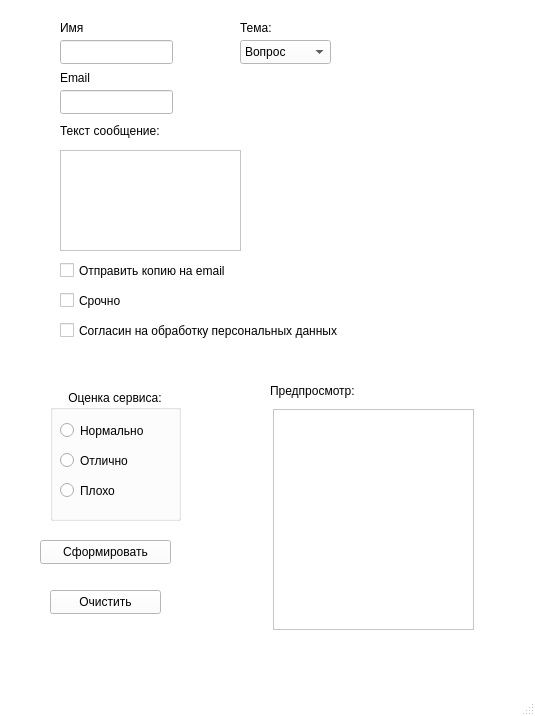
<?xml version="1.0" encoding="UTF-8"?>
<ui version="4.0">
 <class>MainWindow</class>
 <widget class="QMainWindow" name="MainWindow">
  <property name="geometry">
   <rect>
    <x>0</x>
    <y>0</y>
    <width>535</width>
    <height>716</height>
   </rect>
  </property>
  <property name="palette">
   <palette>
    <active>
     <colorrole role="WindowText">
      <brush brushstyle="SolidPattern">
       <color alpha="255">
        <red>0</red>
        <green>0</green>
        <blue>0</blue>
       </color>
      </brush>
     </colorrole>
     <colorrole role="Button">
      <brush brushstyle="SolidPattern">
       <color alpha="255">
        <red>255</red>
        <green>255</green>
        <blue>255</blue>
       </color>
      </brush>
     </colorrole>
     <colorrole role="Light">
      <brush brushstyle="SolidPattern">
       <color alpha="255">
        <red>255</red>
        <green>255</green>
        <blue>255</blue>
       </color>
      </brush>
     </colorrole>
     <colorrole role="Midlight">
      <brush brushstyle="SolidPattern">
       <color alpha="255">
        <red>255</red>
        <green>255</green>
        <blue>255</blue>
       </color>
      </brush>
     </colorrole>
     <colorrole role="Dark">
      <brush brushstyle="SolidPattern">
       <color alpha="255">
        <red>127</red>
        <green>127</green>
        <blue>127</blue>
       </color>
      </brush>
     </colorrole>
     <colorrole role="Mid">
      <brush brushstyle="SolidPattern">
       <color alpha="255">
        <red>170</red>
        <green>170</green>
        <blue>170</blue>
       </color>
      </brush>
     </colorrole>
     <colorrole role="Text">
      <brush brushstyle="SolidPattern">
       <color alpha="255">
        <red>0</red>
        <green>0</green>
        <blue>0</blue>
       </color>
      </brush>
     </colorrole>
     <colorrole role="BrightText">
      <brush brushstyle="SolidPattern">
       <color alpha="255">
        <red>255</red>
        <green>255</green>
        <blue>255</blue>
       </color>
      </brush>
     </colorrole>
     <colorrole role="ButtonText">
      <brush brushstyle="SolidPattern">
       <color alpha="255">
        <red>0</red>
        <green>0</green>
        <blue>0</blue>
       </color>
      </brush>
     </colorrole>
     <colorrole role="Base">
      <brush brushstyle="SolidPattern">
       <color alpha="255">
        <red>255</red>
        <green>255</green>
        <blue>255</blue>
       </color>
      </brush>
     </colorrole>
     <colorrole role="Window">
      <brush brushstyle="SolidPattern">
       <color alpha="255">
        <red>255</red>
        <green>255</green>
        <blue>255</blue>
       </color>
      </brush>
     </colorrole>
     <colorrole role="Shadow">
      <brush brushstyle="SolidPattern">
       <color alpha="255">
        <red>0</red>
        <green>0</green>
        <blue>0</blue>
       </color>
      </brush>
     </colorrole>
     <colorrole role="AlternateBase">
      <brush brushstyle="SolidPattern">
       <color alpha="255">
        <red>255</red>
        <green>255</green>
        <blue>255</blue>
       </color>
      </brush>
     </colorrole>
     <colorrole role="ToolTipBase">
      <brush brushstyle="SolidPattern">
       <color alpha="255">
        <red>255</red>
        <green>255</green>
        <blue>220</blue>
       </color>
      </brush>
     </colorrole>
     <colorrole role="ToolTipText">
      <brush brushstyle="SolidPattern">
       <color alpha="255">
        <red>0</red>
        <green>0</green>
        <blue>0</blue>
       </color>
      </brush>
     </colorrole>
     <colorrole role="PlaceholderText">
      <brush brushstyle="SolidPattern">
       <color alpha="127">
        <red>0</red>
        <green>0</green>
        <blue>0</blue>
       </color>
      </brush>
     </colorrole>
     <colorrole role="Accent">
      <brush brushstyle="SolidPattern">
       <color alpha="255">
        <red>255</red>
        <green>255</green>
        <blue>255</blue>
       </color>
      </brush>
     </colorrole>
    </active>
    <inactive>
     <colorrole role="WindowText">
      <brush brushstyle="SolidPattern">
       <color alpha="255">
        <red>0</red>
        <green>0</green>
        <blue>0</blue>
       </color>
      </brush>
     </colorrole>
     <colorrole role="Button">
      <brush brushstyle="SolidPattern">
       <color alpha="255">
        <red>255</red>
        <green>255</green>
        <blue>255</blue>
       </color>
      </brush>
     </colorrole>
     <colorrole role="Light">
      <brush brushstyle="SolidPattern">
       <color alpha="255">
        <red>255</red>
        <green>255</green>
        <blue>255</blue>
       </color>
      </brush>
     </colorrole>
     <colorrole role="Midlight">
      <brush brushstyle="SolidPattern">
       <color alpha="255">
        <red>255</red>
        <green>255</green>
        <blue>255</blue>
       </color>
      </brush>
     </colorrole>
     <colorrole role="Dark">
      <brush brushstyle="SolidPattern">
       <color alpha="255">
        <red>127</red>
        <green>127</green>
        <blue>127</blue>
       </color>
      </brush>
     </colorrole>
     <colorrole role="Mid">
      <brush brushstyle="SolidPattern">
       <color alpha="255">
        <red>170</red>
        <green>170</green>
        <blue>170</blue>
       </color>
      </brush>
     </colorrole>
     <colorrole role="Text">
      <brush brushstyle="SolidPattern">
       <color alpha="255">
        <red>0</red>
        <green>0</green>
        <blue>0</blue>
       </color>
      </brush>
     </colorrole>
     <colorrole role="BrightText">
      <brush brushstyle="SolidPattern">
       <color alpha="255">
        <red>255</red>
        <green>255</green>
        <blue>255</blue>
       </color>
      </brush>
     </colorrole>
     <colorrole role="ButtonText">
      <brush brushstyle="SolidPattern">
       <color alpha="255">
        <red>0</red>
        <green>0</green>
        <blue>0</blue>
       </color>
      </brush>
     </colorrole>
     <colorrole role="Base">
      <brush brushstyle="SolidPattern">
       <color alpha="255">
        <red>255</red>
        <green>255</green>
        <blue>255</blue>
       </color>
      </brush>
     </colorrole>
     <colorrole role="Window">
      <brush brushstyle="SolidPattern">
       <color alpha="255">
        <red>255</red>
        <green>255</green>
        <blue>255</blue>
       </color>
      </brush>
     </colorrole>
     <colorrole role="Shadow">
      <brush brushstyle="SolidPattern">
       <color alpha="255">
        <red>0</red>
        <green>0</green>
        <blue>0</blue>
       </color>
      </brush>
     </colorrole>
     <colorrole role="AlternateBase">
      <brush brushstyle="SolidPattern">
       <color alpha="255">
        <red>255</red>
        <green>255</green>
        <blue>255</blue>
       </color>
      </brush>
     </colorrole>
     <colorrole role="ToolTipBase">
      <brush brushstyle="SolidPattern">
       <color alpha="255">
        <red>255</red>
        <green>255</green>
        <blue>220</blue>
       </color>
      </brush>
     </colorrole>
     <colorrole role="ToolTipText">
      <brush brushstyle="SolidPattern">
       <color alpha="255">
        <red>0</red>
        <green>0</green>
        <blue>0</blue>
       </color>
      </brush>
     </colorrole>
     <colorrole role="PlaceholderText">
      <brush brushstyle="SolidPattern">
       <color alpha="127">
        <red>0</red>
        <green>0</green>
        <blue>0</blue>
       </color>
      </brush>
     </colorrole>
     <colorrole role="Accent">
      <brush brushstyle="SolidPattern">
       <color alpha="255">
        <red>255</red>
        <green>255</green>
        <blue>255</blue>
       </color>
      </brush>
     </colorrole>
    </inactive>
    <disabled>
     <colorrole role="WindowText">
      <brush brushstyle="SolidPattern">
       <color alpha="255">
        <red>127</red>
        <green>127</green>
        <blue>127</blue>
       </color>
      </brush>
     </colorrole>
     <colorrole role="Button">
      <brush brushstyle="SolidPattern">
       <color alpha="255">
        <red>255</red>
        <green>255</green>
        <blue>255</blue>
       </color>
      </brush>
     </colorrole>
     <colorrole role="Light">
      <brush brushstyle="SolidPattern">
       <color alpha="255">
        <red>255</red>
        <green>255</green>
        <blue>255</blue>
       </color>
      </brush>
     </colorrole>
     <colorrole role="Midlight">
      <brush brushstyle="SolidPattern">
       <color alpha="255">
        <red>255</red>
        <green>255</green>
        <blue>255</blue>
       </color>
      </brush>
     </colorrole>
     <colorrole role="Dark">
      <brush brushstyle="SolidPattern">
       <color alpha="255">
        <red>127</red>
        <green>127</green>
        <blue>127</blue>
       </color>
      </brush>
     </colorrole>
     <colorrole role="Mid">
      <brush brushstyle="SolidPattern">
       <color alpha="255">
        <red>170</red>
        <green>170</green>
        <blue>170</blue>
       </color>
      </brush>
     </colorrole>
     <colorrole role="Text">
      <brush brushstyle="SolidPattern">
       <color alpha="255">
        <red>127</red>
        <green>127</green>
        <blue>127</blue>
       </color>
      </brush>
     </colorrole>
     <colorrole role="BrightText">
      <brush brushstyle="SolidPattern">
       <color alpha="255">
        <red>255</red>
        <green>255</green>
        <blue>255</blue>
       </color>
      </brush>
     </colorrole>
     <colorrole role="ButtonText">
      <brush brushstyle="SolidPattern">
       <color alpha="255">
        <red>127</red>
        <green>127</green>
        <blue>127</blue>
       </color>
      </brush>
     </colorrole>
     <colorrole role="Base">
      <brush brushstyle="SolidPattern">
       <color alpha="255">
        <red>255</red>
        <green>255</green>
        <blue>255</blue>
       </color>
      </brush>
     </colorrole>
     <colorrole role="Window">
      <brush brushstyle="SolidPattern">
       <color alpha="255">
        <red>255</red>
        <green>255</green>
        <blue>255</blue>
       </color>
      </brush>
     </colorrole>
     <colorrole role="Shadow">
      <brush brushstyle="SolidPattern">
       <color alpha="255">
        <red>0</red>
        <green>0</green>
        <blue>0</blue>
       </color>
      </brush>
     </colorrole>
     <colorrole role="AlternateBase">
      <brush brushstyle="SolidPattern">
       <color alpha="255">
        <red>255</red>
        <green>255</green>
        <blue>255</blue>
       </color>
      </brush>
     </colorrole>
     <colorrole role="ToolTipBase">
      <brush brushstyle="SolidPattern">
       <color alpha="255">
        <red>255</red>
        <green>255</green>
        <blue>220</blue>
       </color>
      </brush>
     </colorrole>
     <colorrole role="ToolTipText">
      <brush brushstyle="SolidPattern">
       <color alpha="255">
        <red>0</red>
        <green>0</green>
        <blue>0</blue>
       </color>
      </brush>
     </colorrole>
     <colorrole role="PlaceholderText">
      <brush brushstyle="SolidPattern">
       <color alpha="127">
        <red>127</red>
        <green>127</green>
        <blue>127</blue>
       </color>
      </brush>
     </colorrole>
     <colorrole role="Accent">
      <brush brushstyle="SolidPattern">
       <color alpha="255">
        <red>255</red>
        <green>255</green>
        <blue>255</blue>
       </color>
      </brush>
     </colorrole>
    </disabled>
   </palette>
  </property>
  <property name="windowTitle">
   <string>MainWindow</string>
  </property>
  <widget class="QWidget" name="centralwidget">
   <widget class="QLabel" name="label">
    <property name="geometry">
     <rect>
      <x>270</x>
      <y>380</y>
      <width>141</width>
      <height>21</height>
     </rect>
    </property>
    <property name="text">
     <string>Предпросмотр:</string>
    </property>
   </widget>
   <widget class="QPushButton" name="rya">
    <property name="geometry">
     <rect>
      <x>40</x>
      <y>540</y>
      <width>131</width>
      <height>24</height>
     </rect>
    </property>
    <property name="text">
     <string>Сформировать</string>
    </property>
   </widget>
   <widget class="QPushButton" name="ozi">
    <property name="geometry">
     <rect>
      <x>50</x>
      <y>590</y>
      <width>111</width>
      <height>24</height>
     </rect>
    </property>
    <property name="text">
     <string>Очистить</string>
    </property>
   </widget>
   <widget class="QLineEdit" name="name">
    <property name="geometry">
     <rect>
      <x>60</x>
      <y>40</y>
      <width>113</width>
      <height>24</height>
     </rect>
    </property>
   </widget>
   <widget class="QLineEdit" name="email">
    <property name="geometry">
     <rect>
      <x>60</x>
      <y>90</y>
      <width>113</width>
      <height>24</height>
     </rect>
    </property>
   </widget>
   <widget class="QComboBox" name="box">
    <property name="geometry">
     <rect>
      <x>240</x>
      <y>40</y>
      <width>91</width>
      <height>24</height>
     </rect>
    </property>
    <item>
     <property name="text">
      <string>Вопрос </string>
     </property>
    </item>
    <item>
     <property name="text">
      <string>Ошибка</string>
     </property>
    </item>
    <item>
     <property name="text">
      <string>Предложение </string>
     </property>
    </item>
    <item>
     <property name="text">
      <string>Другое</string>
     </property>
    </item>
   </widget>
   <widget class="QCheckBox" name="checkBox">
    <property name="geometry">
     <rect>
      <x>60</x>
      <y>260</y>
      <width>201</width>
      <height>21</height>
     </rect>
    </property>
    <property name="text">
     <string>Отправить копию на email</string>
    </property>
   </widget>
   <widget class="QCheckBox" name="checkBox_2">
    <property name="geometry">
     <rect>
      <x>60</x>
      <y>290</y>
      <width>77</width>
      <height>21</height>
     </rect>
    </property>
    <property name="text">
     <string>Срочно</string>
    </property>
   </widget>
   <widget class="QCheckBox" name="checkBox_3">
    <property name="geometry">
     <rect>
      <x>60</x>
      <y>320</y>
      <width>291</width>
      <height>21</height>
     </rect>
    </property>
    <property name="text">
     <string>Согласин на обработку персональных данных</string>
    </property>
   </widget>
   <widget class="QLabel" name="label_3">
    <property name="geometry">
     <rect>
      <x>60</x>
      <y>120</y>
      <width>111</width>
      <height>21</height>
     </rect>
    </property>
    <property name="text">
     <string>Текст сообщение:</string>
    </property>
   </widget>
   <widget class="QLabel" name="label_4">
    <property name="geometry">
     <rect>
      <x>60</x>
      <y>20</y>
      <width>71</width>
      <height>16</height>
     </rect>
    </property>
    <property name="text">
     <string>Имя</string>
    </property>
   </widget>
   <widget class="QLabel" name="label_5">
    <property name="geometry">
     <rect>
      <x>60</x>
      <y>70</y>
      <width>81</width>
      <height>16</height>
     </rect>
    </property>
    <property name="text">
     <string>Email</string>
    </property>
   </widget>
   <widget class="QLabel" name="label_6">
    <property name="geometry">
     <rect>
      <x>240</x>
      <y>20</y>
      <width>49</width>
      <height>16</height>
     </rect>
    </property>
    <property name="text">
     <string>Тема:</string>
    </property>
   </widget>
   <widget class="QTextEdit" name="editT">
    <property name="geometry">
     <rect>
      <x>273</x>
      <y>409</y>
      <width>201</width>
      <height>221</height>
     </rect>
    </property>
    <property name="palette">
     <palette>
      <active>
       <colorrole role="BrightText">
        <brush brushstyle="SolidPattern">
         <color alpha="255">
          <red>173</red>
          <green>173</green>
          <blue>173</blue>
         </color>
        </brush>
       </colorrole>
       <colorrole role="Base">
        <brush brushstyle="SolidPattern">
         <color alpha="255">
          <red>255</red>
          <green>255</green>
          <blue>255</blue>
         </color>
        </brush>
       </colorrole>
       <colorrole role="HighlightedText">
        <brush brushstyle="SolidPattern">
         <color alpha="255">
          <red>7</red>
          <green>7</green>
          <blue>7</blue>
         </color>
        </brush>
       </colorrole>
       <colorrole role="Accent">
        <brush brushstyle="SolidPattern">
         <color alpha="255">
          <red>83</red>
          <green>83</green>
          <blue>83</blue>
         </color>
        </brush>
       </colorrole>
      </active>
      <inactive>
       <colorrole role="BrightText">
        <brush brushstyle="SolidPattern">
         <color alpha="255">
          <red>173</red>
          <green>173</green>
          <blue>173</blue>
         </color>
        </brush>
       </colorrole>
       <colorrole role="Base">
        <brush brushstyle="SolidPattern">
         <color alpha="255">
          <red>255</red>
          <green>255</green>
          <blue>255</blue>
         </color>
        </brush>
       </colorrole>
       <colorrole role="HighlightedText">
        <brush brushstyle="SolidPattern">
         <color alpha="255">
          <red>7</red>
          <green>7</green>
          <blue>7</blue>
         </color>
        </brush>
       </colorrole>
       <colorrole role="Accent">
        <brush brushstyle="SolidPattern">
         <color alpha="255">
          <red>83</red>
          <green>83</green>
          <blue>83</blue>
         </color>
        </brush>
       </colorrole>
      </inactive>
      <disabled>
       <colorrole role="BrightText">
        <brush brushstyle="SolidPattern">
         <color alpha="255">
          <red>173</red>
          <green>173</green>
          <blue>173</blue>
         </color>
        </brush>
       </colorrole>
       <colorrole role="HighlightedText">
        <brush brushstyle="SolidPattern">
         <color alpha="255">
          <red>7</red>
          <green>7</green>
          <blue>7</blue>
         </color>
        </brush>
       </colorrole>
       <colorrole role="Accent">
        <brush brushstyle="SolidPattern">
         <color alpha="255">
          <red>83</red>
          <green>83</green>
          <blue>83</blue>
         </color>
        </brush>
       </colorrole>
      </disabled>
     </palette>
    </property>
    <property name="readOnly">
     <bool>true</bool>
    </property>
   </widget>
   <widget class="QTextEdit" name="soo">
    <property name="geometry">
     <rect>
      <x>60</x>
      <y>150</y>
      <width>181</width>
      <height>101</height>
     </rect>
    </property>
   </widget>
   <widget class="QGroupBox" name="groupBox">
    <property name="geometry">
     <rect>
      <x>50</x>
      <y>390</y>
      <width>131</width>
      <height>131</height>
     </rect>
    </property>
    <property name="title">
     <string>Оценка сервиса:</string>
    </property>
    <property name="alignment">
     <set>Qt::AlignmentFlag::AlignHCenter|Qt::AlignmentFlag::AlignTop</set>
    </property>
    <property name="flat">
     <bool>false</bool>
    </property>
    <property name="checkable">
     <bool>false</bool>
    </property>
    <widget class="QRadioButton" name="radioButton">
     <property name="geometry">
      <rect>
       <x>10</x>
       <y>30</y>
       <width>90</width>
       <height>21</height>
      </rect>
     </property>
     <property name="acceptDrops">
      <bool>false</bool>
     </property>
     <property name="autoFillBackground">
      <bool>false</bool>
     </property>
     <property name="text">
      <string>Нормально</string>
     </property>
     <attribute name="buttonGroup">
      <string notr="true">buttonGroup</string>
     </attribute>
    </widget>
    <widget class="QRadioButton" name="radioButton_2">
     <property name="geometry">
      <rect>
       <x>10</x>
       <y>60</y>
       <width>90</width>
       <height>21</height>
      </rect>
     </property>
     <property name="text">
      <string>Отлично</string>
     </property>
     <attribute name="buttonGroup">
      <string notr="true">buttonGroup</string>
     </attribute>
    </widget>
    <widget class="QRadioButton" name="radioButton_3">
     <property name="geometry">
      <rect>
       <x>10</x>
       <y>90</y>
       <width>90</width>
       <height>21</height>
      </rect>
     </property>
     <property name="text">
      <string>Плохо</string>
     </property>
     <attribute name="buttonGroup">
      <string notr="true">buttonGroup</string>
     </attribute>
    </widget>
   </widget>
  </widget>
  <widget class="QMenuBar" name="menubar">
   <property name="geometry">
    <rect>
     <x>0</x>
     <y>0</y>
     <width>535</width>
     <height>21</height>
    </rect>
   </property>
  </widget>
  <widget class="QStatusBar" name="statusbar"/>
 </widget>
 <resources/>
 <connections/>
 <buttongroups>
  <buttongroup name="buttonGroup"/>
 </buttongroups>
</ui>
